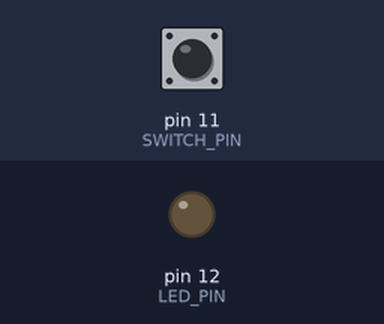
Bench run of a sketch on a simulated Arduino Uno, built with avr-gcc and run on an emulated ATmega328P. Parts: output pins drawn as LEDs (lit = HIGH). The test bench sets the inputs (shaded band); at power-on: pin 11 (SWITCH_PIN) HIGH. What the sketch prints to the serial monitor is not drawn.

Above: at 1.2 s.
1.3 s: pin 11 (SWITCH_PIN) pulled LOW for 0.15 s
At 1.38 s:
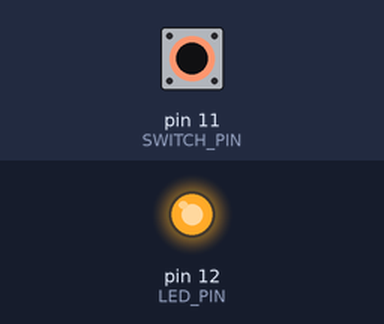
2.9 s: pin 11 (SWITCH_PIN) pulled LOW for 3.2 s
At 7.3 s:
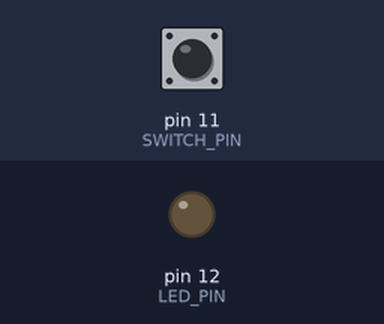
Timing chart, 0 to 8.8 s (numbered marks = the images above; inputs shaded):
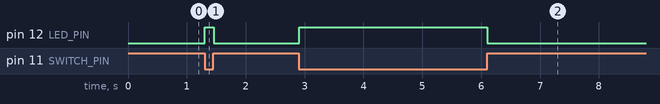

The sketch:

toggle_switch_example.ino
```cpp
/*
 * This file contains an example of code that turns an LED on or off using a toggle switch.
 *
 * The wiring for this project is as follows:
 * - 1 LED wired to pin #12 (pin #12 -> resistor -> positive LED leg; negative LED leg -> ground)
 * - 1 toggle switch wired to pin #11 (pin #11 -> toggle switch pin 1; toggle switch pin 2 -> ground)
 *
 * See https://github.com/Beaver-Country-Day-School/arduino_examples for other examples.
 */

const int LED_PIN = 12;
const int SWITCH_PIN = 11;

void setup() {
  pinMode(LED_PIN, OUTPUT);
  // Here we use "INPUT_PULLUP" mode. This uses an internal resistor on the Arduino to
  // ensure that the switch reads low when on, and high when off.
  // If you use "INPUT" by accident, you will see the value of the switch change randomly,
  // because when the switch is toggled off, the signal is not pulled to ground.
  pinMode(SWITCH_PIN, INPUT_PULLUP);
  Serial.begin(9600);

}

void loop() {
  const int buttonState = digitalRead(SWITCH_PIN);
  Serial.println(digitalRead(SWITCH_PIN));

  if (buttonState == LOW) {
    digitalWrite(LED_PIN, HIGH);
  } else {
    digitalWrite(LED_PIN, LOW);
  }

}
```

Measured:
- after the input at 1.3 s, pin 12 (LED_PIN): LOW → HIGH at once, → LOW 0.15 s later
- after the input at 2.9 s, pin 12 (LED_PIN): LOW → HIGH at once, → LOW 3.2 s later
